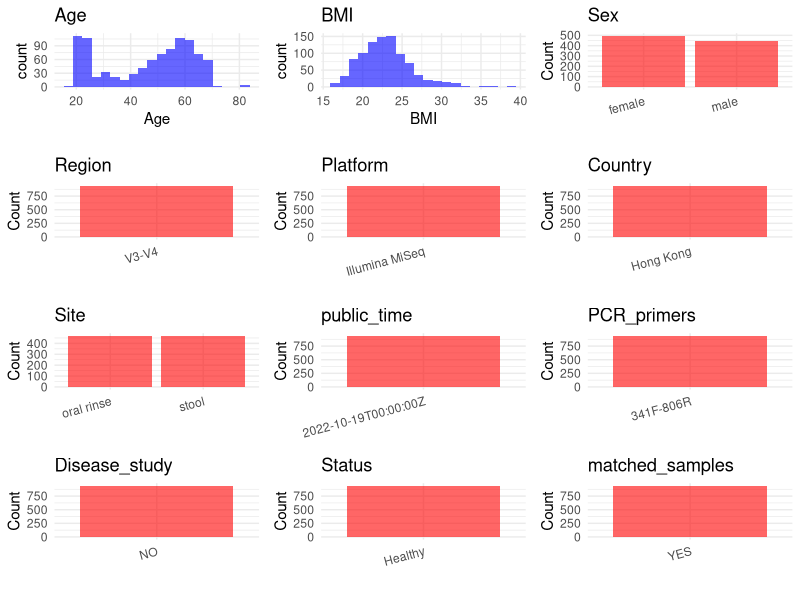

Recreate this plot in R. (Note: this script raises an error after producing the figure.)
## ---- chunk 1
# Load necessary libraries
library(dplyr)
library(ggplot2)
library(cowplot)

# Set working directory (update this path to your local directory)
setwd("/home/dongbiao/word_embedding_microbiome/all_data/oral/global-oral-microbiome/data/projects/PRJNA834584")

# Read the initial metadata files
initial_meta <- read.csv("SraRunTable.csv",header = T)
initial_meta <- initial_meta[grepl("16S", initial_meta$Library.Name), ]

## ---- chunk 2
# Create a uniform metadata dataframe
metadata <- data.frame(
  BioProject = initial_meta$BioProject,
  Run = initial_meta$Run,
  sample_name = initial_meta$subject_id,
  Age = initial_meta$AGE,
  BMI = initial_meta$BMI,
  Sex = initial_meta$sex,
  Region = "V3-V4",
  Platform = initial_meta$Instrument,
  Country = initial_meta$geo_loc_name_country,
  Site = initial_meta$env_medium,
  public_time = initial_meta$ReleaseDate,
  Status = "Healthy",
  stringsAsFactors = FALSE
)
## ---- chunk 3
# Add information obtained from the publication
metadata$PCR_primers <- "341F-806R"
metadata$title <- "Extent of Oral–Gut Transmission of Bacterial and Fungal Microbiota in Healthy Chinese Adults"
metadata$Disease_study <- "NO"
# Assign disease status based on sample_name patterns
#metadata <- metadata %>%
#  mutate(Status = case_when(
#    initial_meta$Sample.Name == "Oral mucosa of healthy patients" ~ "H",
#    initial_meta$Sample.Name %in% c("Oral mucosa from affected regions of oral lichen planus patients", "Bacterial community associated with the unaffected regions from oral mucosa of Oral Lichen Planus patients") ~ "OLP"
#  ))

metadata$matched_samples <- "YES"
## ---- chunk 4
# Check the number of unique runs and sample names
print(paste("Number of unique runs:", length(unique(metadata$Run))))
print(paste("Number of unique sample names:", length(unique(metadata$sample_name))))
## ---- chunk 5
# Select columns for visualization
plot_data <- metadata %>%
  select(-BioProject, -Run, -sample_name, -title)

# Function to create simple plots for each column
create_simple_plots <- function(data) {
  plots <- list()
  
  for (col in colnames(data)) {
    # Check if the column is all NA
    if (all(is.na(data[[col]]))) {
      # Create an empty plot with text indicating all NA
      p <- ggplot() +
        annotate("text", x = 0.5, y = 0.5, label = "this column is NA", size = 6) +
        labs(title = col) +
        theme_void()
    } else if (is.numeric(data[[col]])) {
      # Numeric variable: histogram
      p <- ggplot(data, aes(x = .data[[col]])) +
        geom_histogram(fill = "blue", alpha = 0.6, bins = 20, na.rm = TRUE) +
        labs(title = col) +
        theme_minimal()
    } else {
      # Categorical variable: bar plot (remove NA values)
      count_data <- as.data.frame(table(data[[col]], useNA = "ifany"))
      p <- ggplot(count_data, aes(x = reorder(Var1, -Freq), y = Freq)) +
        geom_col(fill = "red", alpha = 0.6) +
        labs(title = col, x = NULL, y = "Count") +
        theme_minimal() +
        theme(axis.text.x = element_text(angle = 15, hjust = 1))
    }
    plots[[col]] <- p
  }
  
  return(plots)
}

# Generate and arrange plots
plots <- create_simple_plots(plot_data)
p<-plot_grid(plots$Age, 
          plots$BMI, 
          plots$Sex, 
          plots$Region, 
          plots$Platform, 
          plots$Country, 
          plots$Site,
          plots$public_time, 
          plots$PCR_primers,
          plots$Disease_study,
          plots$Status,
          plots$matched_samples,# add 
          ncol = 3, align = "hv", axis = "lb")
ggsave("Metadata_Summary.png", plot = p, width = 8, height = 6, dpi = 150)
## ---- chunk 6
knitr::include_graphics("Metadata_Summary.png")
## ---- chunk 7
# Reorder columns to match the desired format
metadata <- metadata[, c(
  "BioProject", "Run", "sample_name", "Age", "BMI", "Sex", 
  "Region", "Platform", "Country", "Site", "public_time", 
  "PCR_primers", "title", "Disease_study", "Status","matched_samples"
)]

# Export the uniform metadata to a CSV file
write.csv(metadata, file = "metadata.csv", quote = TRUE)
head(metadata)
